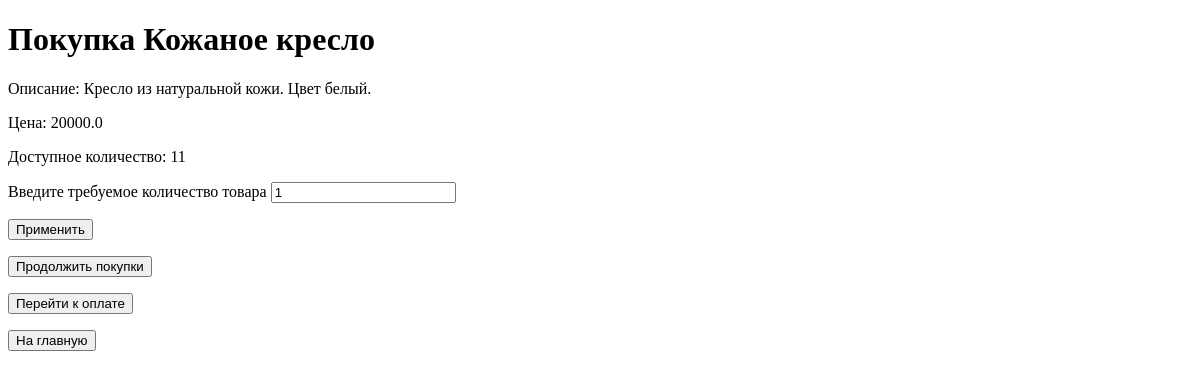
The page /buy/car/2 (signed in) on the database as committed earlier.
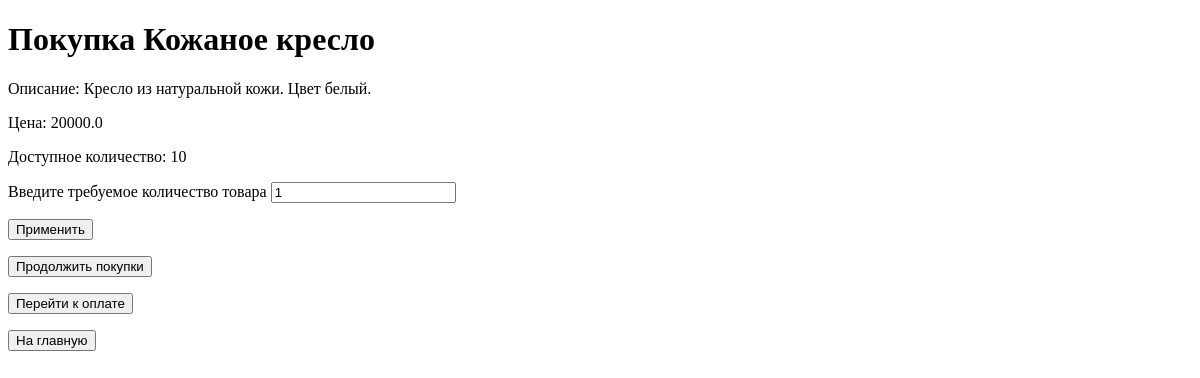
The same page on the database as committed later.
### app/models/product.py (models this page shows)
class ProductModel(Base):
    __tablename__ = 'products'
    __table_args__ = {'keep_existing': True}
    id = Column(INTEGER, primary_key=True)
    name = Column(String, index=True)
    description = Column(String)
    item_number = Column(String)
    price = Column(DOUBLE)
    count = Column(INTEGER)
    is_active = Column(BOOLEAN, default=True)
    category_id = Column(INTEGER, ForeignKey('categories.id', ondelete='CASCADE'), nullable=False)
    action = Column(BOOLEAN, default=False)
    img = Column(String)
    category = relationship('Categories', back_populates='product')
    used_buy = relationship(
        'BuyerProd',
        back_populates='product',
        cascade='save-update, merge, delete, delete-orphan',
        passive_deletes=True,
    )

### app/routers/buy.py (the view)
@buy_router.get('/car/{id_product}')
async def car_get(request: Request, db: Annotated[Session, Depends(get_db)], id_product: int = -1,
                  user=Depends(get_current_user)):
    info = {'request': request, 'title': 'Корзина'}
    if user is None:
        return RedirectResponse(f'/product/list/{id_product}', status_code=status.HTTP_303_SEE_OTHER)
    product = get_product(db, id_product)
    if product is None:
        return HTTPException(status.HTTP_404_NOT_FOUND, 'Товар не найден')
    info['product'] = product
    info['user'] = user
    info['count'] = 1
    info['buy'] = 1
    return templates.TemplateResponse('car.html', info)

### app/templates/buy/car.html (shortened to what this page needs)
<!DOCTYPE html>
<html lang="en">
<head>
</head>
<body>
    <h1>Покупка {{product.name}}</h1>
            <section class="conteiner-fluid">
            <form method="post" action="/buy/car/{{product.id}}">
                <div class="col-auto">
                    <div class="imput-group">
                    <p>Описание: {{product.description}}</p>
                     <p>Цена: {{product.price}}</p>
                    <p>Доступное количество: {{product.count}}</p>
                    <label for="count"> Введите требуемое количество товара </label>
                    <input type="text" id="count" name="count" value="{{count}}" maxlength="255" aria-describedby="btn-buy">
                    {% if buy %}
                    <button type="submit" id="btn-buy">Применить</button>
                    {% endif %}
                    </div>
                </div>
            </form>
        </section>
    <p><a href="\product\list"><button>Продолжить покупки</button></a></p>
    <p><a href="\buy\car-user"><button>Перейти к оплате</button></a></p>
        <a href="\main"><button>На главную</button></a>
</body>
</html>

Rows that differ between the two databases and show on the page:
changed ProductModel "Кожаное кресло": count "11" → "10"
